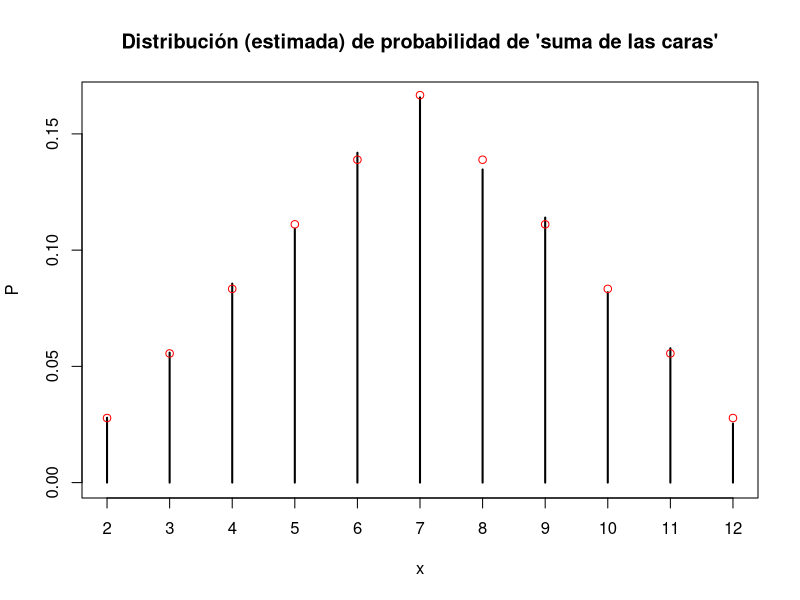
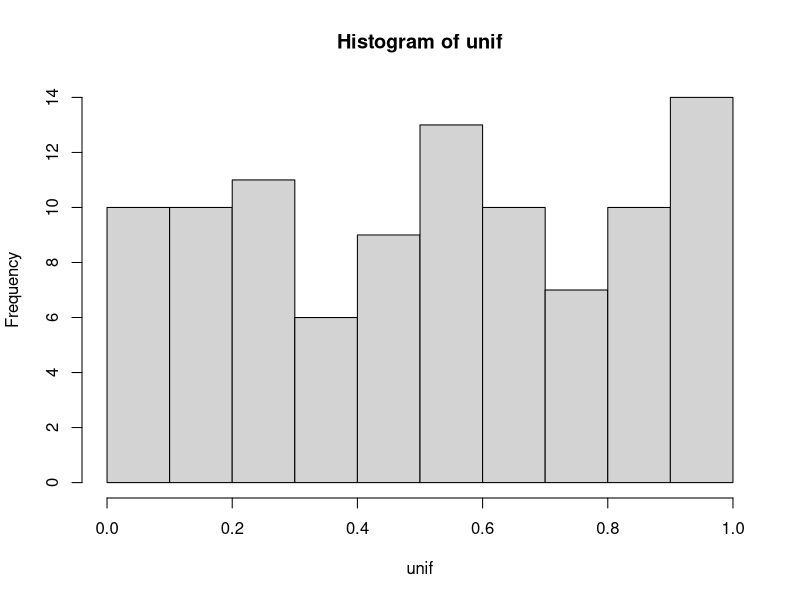
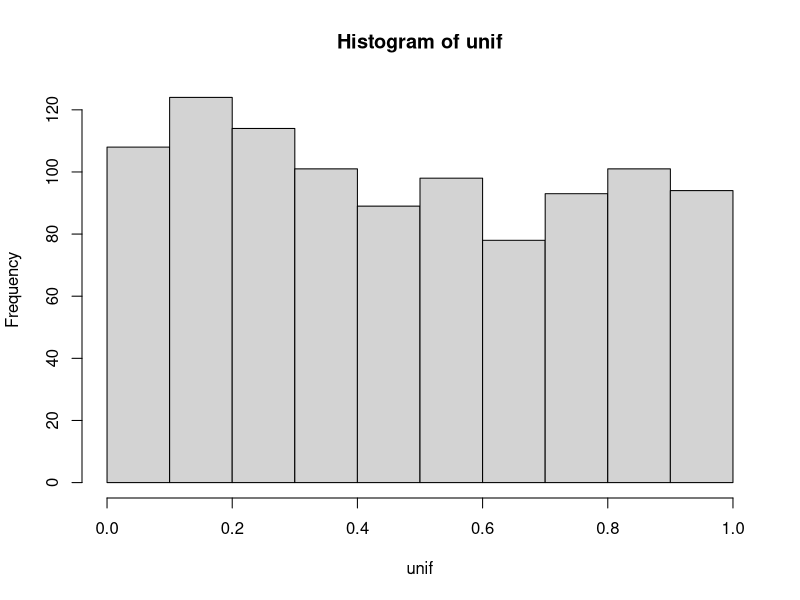
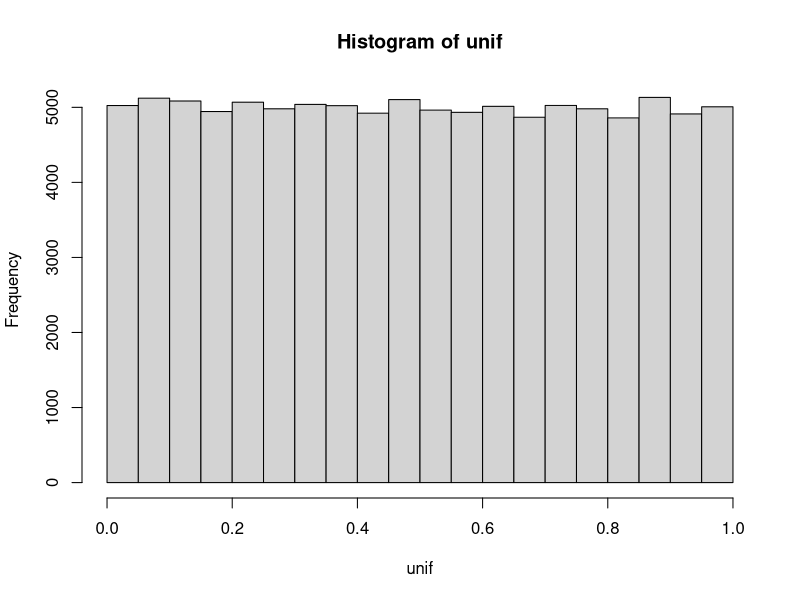
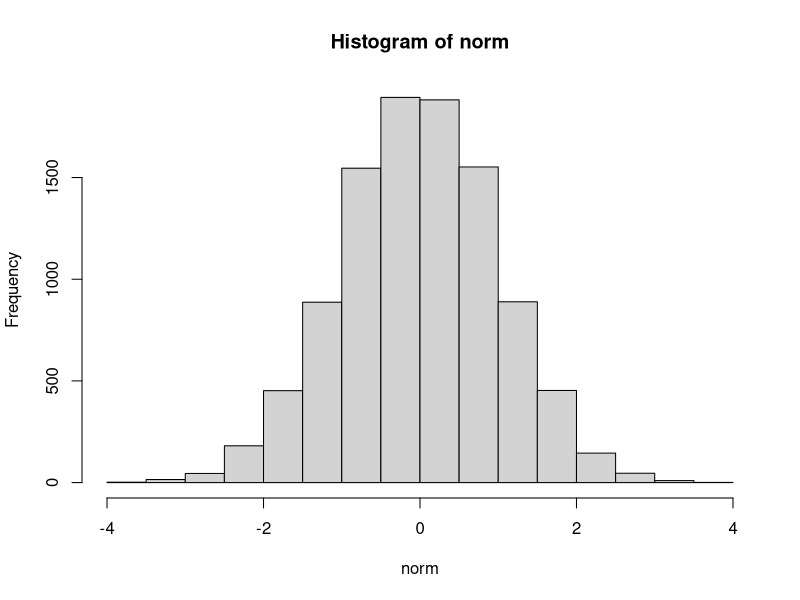
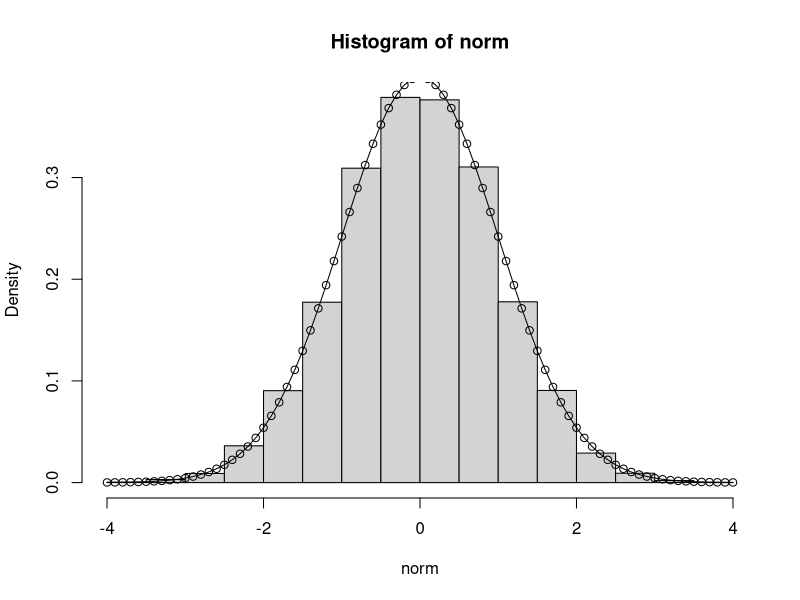
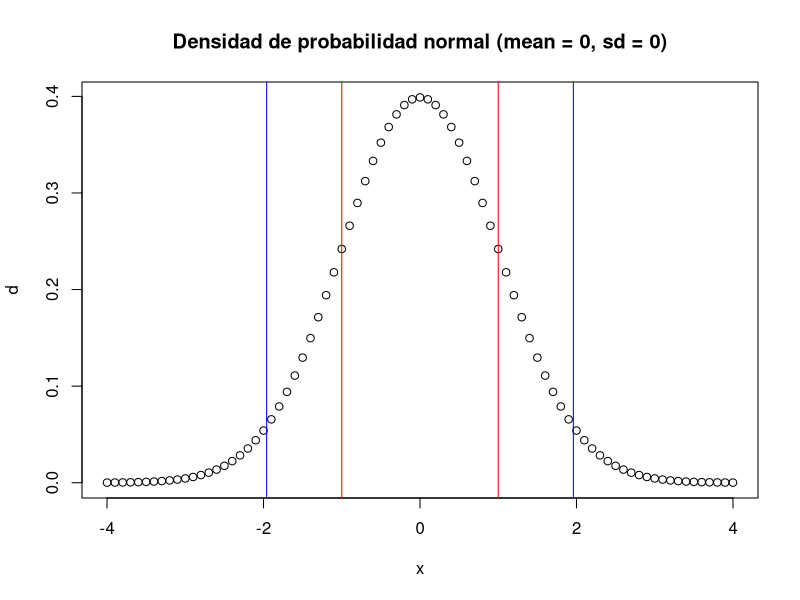
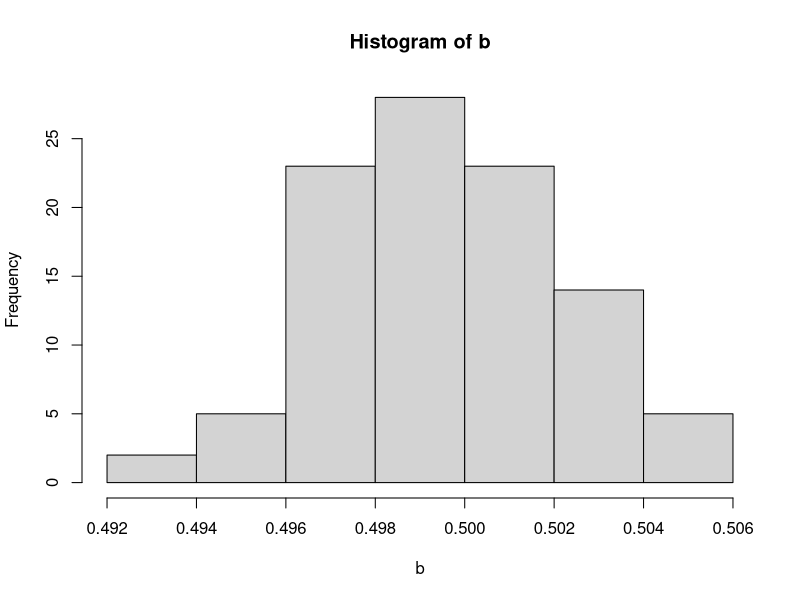

Generate these figures, in order, with R: (Note: this script raises an error after producing the figures.)
#################################################################
#              Curso de análisis de datos con R
#Asociación Argentina de Bioinformática y Biologíca Computacional
#                 Fundación Instituto Leloir
#                        Marzo 2021
#                      Test de hipótesis
#################################################################

#Usemos R como un simulador. Simulemos tirar un dado miles de veces. La función sample va a venir en
#nuestra ayuda para esto.
?sample

#Las computadoras son máquinas deterministas, ante la misma entrada siempre devuelven la misma salida.
#Si queremos simular azar, necesitamos un generador de números pseudo-aleatorios. 
#Los generadores de números pseudo-aleatorios necesitan un lugar desde donde comenzar a producir
#los números y eso se lo decimos a R usando set.seed
#Un poco más de información para los curiosos: https://es.wikipedia.org/wiki/Generador_de_n%C3%BAmeros_pseudoaleatorios
set.seed(123457)

#Fabriquemos un dado y tirémoslo varias veces
dado <- 1:6
dado
sample(x = dado, size = 1)
sample(x = dado, size = 1)
sample(x = dado, size = 1)
sample(x = dado, size = 1)
#Cada vez que lo tiramos da algo distinto!

#Ahora tiremos dos dados
sample(dado, 2, replace = T)
sample(dado, 2, replace = T)
sample(dado, 2, replace = T)
sample(dado, 2, replace = T)

#Tiramos diez veces los dos dados. Podríamos usar un for pero r nos ayuda usando replicate
?replicate

#Fabriquemos una función que tire los dos dados. Fijensé que una función no necesariamente requiere
#un parámetro
dosDados <- function(){
  #Fabrico el dado
  dado <- 1:6
  #Lo tiro dos veces
  tirada <- sample(dado, 2, replace=T)
  #Devuelvo la tirada
  return(tirada)
}  

#Tiremos los dados diez veces
diez_tiradas <- replicate(10, dosDados())

#Veamos qué devuelve R
diez_tiradas

#Transponemos para que cada columna sea un dado y cada fila una tirada 
?t
diez_tiradas <- t(diez_tiradas)
diez_tiradas

#Sumemos los dos dados de cada tirada. Podríamos usar un for pero por rowSums viene a nuestra ayuda
#para sumar los elementos de cada fila entre si, fila por fila.
?rowSums
suma_de_las_caras <- rowSums(diez_tiradas)
suma_de_las_caras

#¿Es igual de probable sacar cualquier número? Contemos cuantas veces aparece cada número.
table(suma_de_las_caras)

#¿Si corremos esto de nuevo obtenemos el mismo resultado?
diez_tiradas <- replicate(10, dosDados())
diez_tiradas <- t(diez_tiradas)
suma_de_las_caras2 <- rowSums(diez_tiradas)

#Comparemos con la tirada anterior
table(suma_de_las_caras)
table(suma_de_las_caras2)

#¿Cómo podemos intentar estimar la probabilidad real de que salga cada número?
#Si tiramos muchas veces y contamos cuantas veces 
#da cada resultado nos podemos acercar bastante al valor real
diezmil_tiradas <- replicate(10000, dosDados())
diezmil_tiradas <- t(diezmil_tiradas)
head(diezmil_tiradas)
suma_de_las_caras <- rowSums(diezmil_tiradas)

#Calculemos la probabilidad estimada de cada número. Esto lo podemos pensar como el porcentaje de
#veces que salió cada uno
probabilidad_estimada <- table(suma_de_las_caras)/10000

#La posta se puede calcular (¿cómo?) y es la siguiente:
probabilidad_real <- c(1/36, 2/36, 3/36, 4/36, 5/36, 6/36, 5/36, 4/36, 3/36, 2/36, 1/36)

#Grafiquemos la probabilidad estimada y la probabilidad real
plot(probabilidad_estimada, xlab="x", ylab = "P", main="Distribución (estimada) de probabilidad de 'suma de las caras'")
points(2:12, probabilidad_real, col = "red")

#Bastante bien la simulación, no? Esto es lo que se conoce como la ley de los grandes números.

#Para pensar: probar con otros valores de replicate, por ejemplo: 10, 100, 1000, 1000000 y ver cuántas tiradas
#necesitamos para acercarnos.

#¿Cómo calcularían la probabilidad de que la suma de entre 3 y 7?
entre <- suma_de_las_caras >= 3 & suma_de_las_caras <= 7
head(entre)
sum(entre)/length(suma_de_las_caras)

#¿Dará lo mismo si sumamos las probabilidades de que salga cada número, desde el 3 al 7?
probabilidad_estimada
sum(probabilidad_estimada[c("3", "4", "5", "6", "7")])

#¿Y cuanto da la probabilidad de que salga cualquiera de los números desde el 2 al 12?
sum(probabilidad_estimada)

#Veamos como podemos simular otras distribuciones con R. Exploremos la función runif a ver qué devuelve.
#Primero reiniciemos el generador de números aleatorios
set.seed(123457)
runif(n = 1)
runif(n = 1)
runif(n = 1)
runif(n = 1)

#Corramos 100 veces runif con replicate y grafiquemos un histograma de lo que obtuvimos
unif <- replicate(100, runif(n = 1))
hist(unif)

#Corramos 1000 veces runif con replicate y grafiquemos un histograma de lo que obtuvimos
unif <- replicate(1000, runif(n = 1))
hist(unif)

#runif viene con su propio replicate incorporado, podemos pedirle 100000 números directamente. Grafiquemos un histograma de lo que obtuvimos.
unif <- runif(100000)
hist(unif)

#¿Qué devuelve entonces runif?
#¿Qué pasa al aumentar la muestra?

#Veamos cuántos números hay menores a 0.5. ¿Cuántos números esperan?
menores <- unif < 0.5
head(menores)
table(menores)

#¿Y menores a 0.95?.
menores <- unif < 0.95
table(menores)

#¿Y entre 0.25 y 0.75? ¿Qué porcentaje tiene?.
entre <- unif > 0.25 & unif < 0.75
table(entre)/length(unif)

#Veamos una función más, rnorm. ¿Qué es cada parámetro?
?rnorm

#Generemos 10000 números con esta funcion y grafiquemos un histograma
norm <- rnorm(n = 10000, mean = 0, sd = 1)
hist(norm)
#¿Reconocen esta distribución?

#¿Cuál debería ser la media y el desvío estandar si los estimamos con la muestra que generamos?
mean(norm)
sd(norm)
#¿Son exactamente las esperadas? ¿Por qué?

#Veamos como obtener la densidad de probabilidad real (no la estimada) de una normal con R. 
#Elijamos una secuencia de x.
x <- seq(-4, 4, by = 0.1)
head(x)
tail(x)

#Usamos la función dnorm que devuelve la densidad de probabilidad para cada valor de x que usamos
d <- dnorm(x, mean = 0, sd = 1)
hist(norm, freq = F)
points(x, d, main = "Densidad de probabilidad normal (mean = 0, sd = 0)")
lines(x, d)
#Grafiquemos cada par x, d de la densidad de probabilidad real.
plot(x, d, main = "Densidad de probabilidad normal (mean = 0, sd = 0)")

#¿Cómo podemos calcular la probabilidad de que al sacar una x cualquiera, la misma sea menor a -1? pnorm al rescate
abline(v = -1, col="red")
p1 <- pnorm(q = -1, mean = 0, sd = 1)
#¿Y menor a 1?
abline(v = 1, col="red")
p2 <- pnorm(q = 1, mean = 0, sd = 1)
#¿Cómo podemos calcular la probabilidad de que la x esté entre -1 y 1?
p2 - p1
#El 68% de las x están entre -1 y 1, es decir, el 68% de las x están a un desvío estandar de la media!

#¿Cuál es el valor de x tal que la probabilidad de sacar una x menor sea de 0.025%? qnorm al rescate
x1 <- qnorm(p = 0.025, mean = 0, sd = 1)
abline(v = x1, col="blue")

#¿Cuál es el valor de x tal que la probabilidad de sacar una x menor sea de 97.5%? qnorm al rescate
x2 <- qnorm(p = 0.975, mean = 0, sd = 1)
abline(v = x2, col="blue")
#Entonces, ¿cuál es la probabilidad de sacar una x entre x1 y x2?

#Con estas herramientas ya estamos en condiciones de probar algunas cosas.
#Juguemos a ser Levi-Strauss y el tipo de los aliens. Simulemos nuestros propios seres humanos. 
#Supongamos que la distribución de la altura es normal, con media 175 cm y desvío estandar 7 cm. Tomemos una muestra de esa población.
set.seed(123457)
muestra1 <- rnorm(n = 10, mean = 175, sd = 7)
muestra1

#Con esta muestra, ¿Qué valor estimamos para la media?
mean(muestra1)

#¿Y si tomamos una nueva muestra?
muestra2 <- rnorm(n = 10, mean = 175, sd = 7)
muestra2

a <- t(replicate(100, runif(10000)))
b <- apply(a, 1, mean)
hist(b)

#Con esta muestra, ¿Qué valor estimamos para la media?
mean(muestra2)

#Volviendo a los aliens, ¿podemos cuantificar de alguna forma la sorpresa (o falta de sorpresa) que nos dio cada uno de los esqueletos encontrados?
#Podríamos preguntarnos cuál es la probabilidad de encontrar una persona de 170 cm o más por azar. Usamos pnorm que nos da la probabilidad de 170 o menos
#así que eso se lo tenemos que restar a la probabilidad total que es 1
x <- seq(150, 200, 1)
d <- dnorm(x, mean = 175, sd = 7)
plot(x, d)
pvalue1 <- 1 - pnorm(170, mean = 175, sd = 7)
pvalue1

#A este valor se lo llama pvalue o pvalor y cuantifica la probabilidad de obtener el resultado que obtuvimos o uno mayor por azar, suponiendo que nuestro
#dato provino de una cierta población (en este caso, suponiendo que el esqueleto era humano).
#Calculemos el pvalue para el de 400 cm
pvalue3 <- 1 - pnorm(400, mean = 175, sd = 7)
pvalue3

#¿Y qué pasa con el de 185 cm?
pvalue2 <- 1 - pnorm(185, mean = 175, sd = 7)
pvalue2

#¿Qué pasó? ¿Nos estaremos equivocando?

#Veamos cuál es el valor de altura crítico para descartar que un esqueleto sea humano con una significancia de 0.01. qnorm al rescate. 
maxNoSignificativo <- qnorm(0.99, mean = 175, sd = 7)
maxNoSignificativo

#En este caso pudimos hacer un test de hipótesis porque conocíamos la distribución de alturas para personas (es decir, la hipótesis nula). 
#Pero ¿qué pasa en casos donde no conocemos esa distribución? 
#Necesitamos construirnos un estadístico a partir de nuestros datos cuya distribución, si vale la hipótesis nula, sea conocida. 
#Por suerte para nosotros, hay muchísimos tests que podemos usar en R dependiendo de lo que necesitamos hacer.

#Tomamos una muestra de la altura de personas en Holanda y queremos saber si la altura de esas personas es significativamente diferente de la
#media mundial. Usamos un t Test de una muestra. El t Test require que los datos sean aproximadamente normales y sin outliers
#(aunque es bastante robusto si esto no se cumple del todo).
alturasHolanda <- c(182, 183, 182, 180, 181, 180, 182, 181, 182, 181)

#Veamos outliers
boxplot(alturasHolanda)

#Veamos que estos datos cumplen normalidad. Usamos el test de shapiro-wilk que testea justamente eso

#H0: Los datos son normales
#H1: Los datos no son normales
shapiro.test(alturasHolanda)

#Cumplen normalidad, podemos usar t Test. Pero antes, elijamos un nivel de significancia (usualmente 0.05)
#H0: alturaMedia = 175 
#H1: alturaMedia != 175
?t.test
t.test(alturasHolanda, mu = 175)
mean(alturasHolanda)

#Algunas personas interpretan el pvalue como una medida del efecto observado. ¿Será correcta esta interpretación? Veamos
#Simulemos un efecto, por ejemplo, el de una hormona de crecimiento aplicada a un hongo.
#Simulemos la población no tratada y la tratada, y supongamos que hubo un efecto en la tratada
set.seed(123456)
no_tratada <- rnorm(10, mean = 10, sd = 1)
tratada    <- rnorm(10, mean = 11, sd = 1)
shapiro.test(tratada)
shapiro.test(no_tratada)
t.test(no_tratada, tratada)
#H0 las medias son iguales
#H1 las medias son distintas
#¿Qué pasó? ¿Por qué? ¿recuerdan el nombre de este tipo de errores?

#Aumentemos el tamaño de la muestra
set.seed(123456)
no_tratada <- rnorm(15, mean = 10, sd = 1)
tratada    <- rnorm(15, mean = 11, sd = 1)
shapiro.test(tratada)
shapiro.test(no_tratada)
t.test(no_tratada, tratada)

#y ahora, ¿Qué pasó? ¿Por qué? ¿Cambió el efecto acaso?

#Aumentemos aún más el tamaño de la muestra
set.seed(123456)
no_tratada <- rnorm(100, mean = 10, sd = 1)
tratada    <- rnorm(100, mean = 11, sd = 1)
shapiro.test(tratada)
shapiro.test(no_tratada)
t.test(no_tratada, tratada)

#Entonces, ojo, un pvalue más chico no nos dice que tenemos un efecto más grande! 
#Cambiando nuestro experimento podemos manipular el pvalue, manteniendo el mismo tamaño de efecto
#Veamos que pasa si el efecto fuera más chico
set.seed(123456)
no_tratada <- rnorm(100, mean = 10, sd = 1)
tratada    <- rnorm(100, mean = 10.1, sd = 1)
shapiro.test(tratada)
shapiro.test(no_tratada)
t.test(no_tratada, tratada)

#¿Qué pasó?
#Mejoremos el experimento
set.seed(123456)
no_tratada <- rnorm(1000, mean = 10, sd = 1)
tratada    <- rnorm(1000, mean = 10.1, sd = 1)
shapiro.test(tratada)
shapiro.test(no_tratada)
t.test(no_tratada, tratada)

set.seed(123456)
no_tratada <- rnorm(10000, mean = 10, sd = 1)
tratada    <- rnorm(10000, mean = 10.1, sd = 1)
shapiro.test(tratada)
shapiro.test(no_tratada)
t.test(no_tratada, tratada)

#¿Y si no hubiera efecto?
set.seed(123456)
no_tratada <- rnorm(100000, mean = 10, sd = 1)
tratada    <- rnorm(100000, mean = 10, sd = 1)
t.test(no_tratada, tratada)

#Bueno, por suerte no era un artefacto del experimento. Pero con una significancia de 0.05, qué pasa si repetimos el experimento 100 veces?
set.seed(123456)
pvalues <- c()
for(i in 1:100){
  no_tratada <- rnorm(1000, mean = 10, sd = 1)
  tratada    <- rnorm(1000, mean = 10, sd = 1)
  pvalues <- c(pvalues, t.test(no_tratada, tratada)$p.value)
}
table(pvalues < 0.05)
#¿Qué pasó? ¿Qué tipo de errores observamos?

#Sigamos analizando la salida del test, volviendo a las alturas en Holanda
t.test(alturasHolanda, mu = 175)

#¿Qué es el intervalo de confianza de 95%?
#El mismo test nos estima la media de la población de la muestra que tomamos. Nos dice que la estima en 181.3 cm pero nos da algo mejor, nos da un intervalo
#de confianza del 98%, entre 180.23 cm hasta 182.37 cm. ¿Esto significa que hay un 95% de probabilidades de que la media real de la población de Holanda esté
#en este intervalo? No! La media de la población no es una variable aleatoria, o está en el intervalo o no está. Lo que nos dice ese intervalo es que si 
#tomamos 100 muestras y construimos el intervalo de confianza de 95%, esperamos que en el 95% de los casos la media de la población 
#esté contenida en el intervalo.
#Probemosló con nuestro laboratorio. Supongamos que la media de altura de la población de Holanda es 182 cm con un desvío de 7cm y tomemos 100 muestras.
set.seed(1234567)
mediaReal <- 182
aciertos <- 0
muestras <- 100
for(i in 1:muestras){
  alturasHolanda <- rnorm(10, mean = mediaReal, sd = 7)
  testDeAltura <- t.test(alturasHolanda, mu = 175)
  if(testDeAltura$conf.int[1] < mediaReal & mediaReal < testDeAltura$conf.int[2]){
    aciertos <- aciertos + 1
  }
}
aciertos


#Queremos estudiar el efecto de dos tratamientos en el crecimiento de una planta. Para ello contamos con plantas a las que se las trató con un placebo, plantas
#tratadas con la droga1 y plantas tratadas con la droga 2. ¿Cómo podemos saber si el tratamiento 1 o el tratamiento 2 fue efectivo?
#Usemos un t Test de dos muestras independientes para comparar el control con tratamiento 1 y el control con tratamiento 2. Además de lo que le habíamos
#pedido al t Test de una muestra (independencia, datos continuos, normalidad y sin outliers), la varianza de los dos grupos tiene que ser la misma.

#Cargamos los datos
plantas <- datasets::PlantGrowth
View(plantas)
#Veamos como se distribuyen las plantas dentro de cada grupo
boxplot(weight ~ group, data = plantas)

#Para testear que las dos varianzas sean iguales (homogeneidad de varianzas) podemos usar el test de bartlett.
#H0: Los datos tienen igual varianza
#H1: Los datos no  tienen igual varianza
bartlett.test(list(plantas$weight[plantas$group == "ctrl"], plantas$weight[plantas$group == "trt1"]))
bartlett.test(list(plantas$weight[plantas$group == "ctrl"], plantas$weight[plantas$group == "trt2"]))

#Chequeamos previamente normalidad de cada variable
shapiro.test(plantas$weight[plantas$group == "ctrl"])
shapiro.test(plantas$weight[plantas$group == "trt1"])
shapiro.test(plantas$weight[plantas$group == "trt2"])

#Ahora si, podemos usar el t test de dos muestras
#H0: las medias de los dos grupos son iguales
#H1: las medias de los dos grupos son distintas

t.test(plantas$weight[plantas$group == "ctrl"], plantas$weight[plantas$group == "trt1"])
t.test(plantas$weight[plantas$group == "ctrl"], plantas$weight[plantas$group == "trt2"])

#¿Qué pasa si nuestros datos no cumplen homogeneidad de varianza?
#Veamos los datos de iris
View(iris)

#Comparamos setosa con versicolor en el largo del sépalo
shapiro.test(iris$Sepal.Length[iris$Species == "setosa"])
shapiro.test(iris$Sepal.Length[iris$Species == "versicolor"])
#Veamos si cumplen homogeneidad de varianza
bartlett.test(list(iris$Sepal.Length[iris$Species == "setosa"], iris$Sepal.Length[iris$Species == "versicolor"]))

#Ups! Qué podemos hacer? Usar el test de welch
t.test(iris$Sepal.Length[iris$Species == "setosa"], iris$Sepal.Length[iris$Species == "versicolor"], var.equal = F)

#Mucho se habló de la publicación (o no publicación) de los resultados de la vacuna sputnik v.
#Finalmente, los resultados se publicaron el 2 de febrero en The Lancet, en
#Safety and efficacy of an rAd26 and rAd5 vector-based heterologous prime-boost COVID-19 vaccine: an interim analysis 
#of a randomised controlled phase 3 trial in Russia. Logunov et al.
#https://www.thelancet.com/journals/lancet/article/PIIS0140-6736(21)00234-8/fulltext
#En el texto nos cuentan que hicieron un ensayo doble ciego con 21977 adultos, de los cuales 16501 fueron vacunados con la sputnik y 5476 recibieron placebo.
#Luego de 21 días, de 14964 participantes vacunados, 16 contrajeron COVID-19, mientras que de 4902 del grupo placebo, 62 lo contrajeron.  
#Armemos la tabla de datos
pacientes <- data.frame(tratado = c(rep(TRUE, 14964), rep(FALSE, 4902)), 
                        infectado = c(rep(TRUE, 16), rep(FALSE, (14964-16)), rep(TRUE, 62), rep(FALSE, (4902-62))))
head(pacientes)
#Se obtuvo la siguiente tabla (llamada tabla de contingencia):
table(pacientes$tratado, pacientes$infectado)

#Podemos utilizar un test de chi cuadrado para ver si son independientes la infección y la vacuna. El test
#de chi cuadrado requiere que todos los valores esperados en la tabla de contingencia sean mayores a 5.
#R nos va a avisar si no se cumple la condición. En ese caso, podemos usar el test exacto de fisher fisher.test()
#H0: Las dos variables son independientes
#H1: Las dos variables no son independientes

chisq.test(pacientes$tratado, pacientes$infectado, correct=FALSE)
#Descartamos que sea independiente la infección de la vacuna.